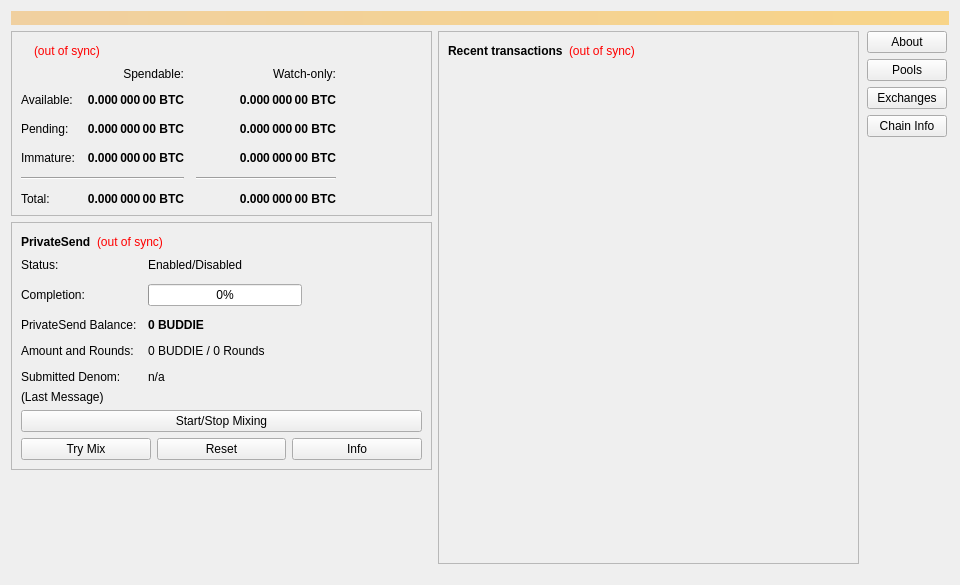
<?xml version="1.0" encoding="UTF-8"?>
<ui version="4.0">
 <class>OverviewPage</class>
 <widget class="QWidget" name="OverviewPage">
  <property name="geometry">
   <rect>
    <x>0</x>
    <y>0</y>
    <width>960</width>
    <height>585</height>
   </rect>
  </property>
  <property name="minimumSize">
   <size>
    <width>960</width>
    <height>0</height>
   </size>
  </property>
  <property name="windowTitle">
   <string>Form</string>
  </property>
  <layout class="QVBoxLayout" name="topLayout">
   <item>
    <widget class="QLabel" name="labelAlerts">
     <property name="visible">
      <bool>false</bool>
     </property>
     <property name="styleSheet">
      <string notr="true">QLabel { background-color: qlineargradient(x1: 0, y1: 0, x2: 1, y2: 0, stop:0 #F0D0A0, stop:1 #F8D488); color:#000000; }</string>
     </property>
     <property name="wordWrap">
      <bool>true</bool>
     </property>
     <property name="margin">
      <number>3</number>
     </property>
     <property name="textInteractionFlags">
      <set>Qt::TextSelectableByMouse</set>
     </property>
    </widget>
   </item>
   <item>
    <layout class="QHBoxLayout" name="horizontalLayout" stretch="1,1,0">
     <item>
      <layout class="QVBoxLayout" name="verticalLayout_2">
       <item>
        <widget class="QFrame" name="frame">
         <property name="frameShape">
          <enum>QFrame::StyledPanel</enum>
         </property>
         <property name="frameShadow">
          <enum>QFrame::Raised</enum>
         </property>
         <layout class="QVBoxLayout" name="verticalLayout_4">
          <item>
           <layout class="QHBoxLayout" name="horizontalLayout_4">
            <item>
             <widget class="QLabel" name="label_5">
              <property name="font">
               <font>
                <weight>75</weight>
                <bold>true</bold>
               </font>
              </property>
              <property name="text">
               <string/>
              </property>
             </widget>
            </item>
            <item>
             <widget class="QLabel" name="labelWalletStatus">
              <property name="toolTip">
               <string>The displayed information may be out of date. Your wallet automatically synchronizes with the Buddie network after a connection is established, but this process has not completed yet.</string>
              </property>
              <property name="styleSheet">
               <string notr="true">QLabel { color: red; }</string>
              </property>
              <property name="text">
               <string notr="true">(out of sync)</string>
              </property>
              <property name="alignment">
               <set>Qt::AlignLeading|Qt::AlignLeft|Qt::AlignVCenter</set>
              </property>
             </widget>
            </item>
            <item>
             <spacer name="horizontalSpacer_3">
              <property name="orientation">
               <enum>Qt::Horizontal</enum>
              </property>
              <property name="sizeHint" stdset="0">
               <size>
                <width>40</width>
                <height>20</height>
               </size>
              </property>
             </spacer>
            </item>
           </layout>
          </item>
          <item>
           <layout class="QGridLayout" name="gridLayout">
            <property name="spacing">
             <number>12</number>
            </property>
            <item row="2" column="2">
             <widget class="QLabel" name="labelWatchPending">
              <property name="font">
               <font>
                <weight>75</weight>
                <bold>true</bold>
               </font>
              </property>
              <property name="cursor">
               <cursorShape>IBeamCursor</cursorShape>
              </property>
              <property name="toolTip">
               <string>Unconfirmed transactions to watch-only addresses</string>
              </property>
              <property name="text">
               <string notr="true">0.000 000 00 BTC</string>
              </property>
              <property name="alignment">
               <set>Qt::AlignRight|Qt::AlignTrailing|Qt::AlignVCenter</set>
              </property>
              <property name="textInteractionFlags">
               <set>Qt::LinksAccessibleByMouse|Qt::TextSelectableByKeyboard|Qt::TextSelectableByMouse</set>
              </property>
             </widget>
            </item>
            <item row="2" column="1">
             <widget class="QLabel" name="labelUnconfirmed">
              <property name="font">
               <font>
                <weight>75</weight>
                <bold>true</bold>
               </font>
              </property>
              <property name="cursor">
               <cursorShape>IBeamCursor</cursorShape>
              </property>
              <property name="toolTip">
               <string>Total of transactions that have yet to be confirmed, and do not yet count toward the spendable balance</string>
              </property>
              <property name="text">
               <string notr="true">0.000 000 00 BTC</string>
              </property>
              <property name="alignment">
               <set>Qt::AlignRight|Qt::AlignTrailing|Qt::AlignVCenter</set>
              </property>
              <property name="textInteractionFlags">
               <set>Qt::LinksAccessibleByMouse|Qt::TextSelectableByKeyboard|Qt::TextSelectableByMouse</set>
              </property>
             </widget>
            </item>
            <item row="3" column="2">
             <widget class="QLabel" name="labelWatchImmature">
              <property name="font">
               <font>
                <weight>75</weight>
                <bold>true</bold>
               </font>
              </property>
              <property name="cursor">
               <cursorShape>IBeamCursor</cursorShape>
              </property>
              <property name="toolTip">
               <string>Mined balance in watch-only addresses that has not yet matured</string>
              </property>
              <property name="text">
               <string notr="true">0.000 000 00 BTC</string>
              </property>
              <property name="alignment">
               <set>Qt::AlignRight|Qt::AlignTrailing|Qt::AlignVCenter</set>
              </property>
              <property name="textInteractionFlags">
               <set>Qt::LinksAccessibleByMouse|Qt::TextSelectableByKeyboard|Qt::TextSelectableByMouse</set>
              </property>
             </widget>
            </item>
            <item row="4" column="0" colspan="2">
             <widget class="Line" name="lineSpendableBalance">
              <property name="orientation">
               <enum>Qt::Horizontal</enum>
              </property>
             </widget>
            </item>
            <item row="4" column="2">
             <widget class="Line" name="lineWatchBalance">
              <property name="sizePolicy">
               <sizepolicy hsizetype="Preferred" vsizetype="Fixed">
                <horstretch>0</horstretch>
                <verstretch>0</verstretch>
               </sizepolicy>
              </property>
              <property name="minimumSize">
               <size>
                <width>140</width>
                <height>0</height>
               </size>
              </property>
              <property name="orientation">
               <enum>Qt::Horizontal</enum>
              </property>
             </widget>
            </item>
            <item row="5" column="0">
             <widget class="QLabel" name="labelTotalText">
              <property name="text">
               <string>Total:</string>
              </property>
             </widget>
            </item>
            <item row="3" column="1">
             <widget class="QLabel" name="labelImmature">
              <property name="font">
               <font>
                <weight>75</weight>
                <bold>true</bold>
               </font>
              </property>
              <property name="cursor">
               <cursorShape>IBeamCursor</cursorShape>
              </property>
              <property name="toolTip">
               <string>Mined balance that has not yet matured</string>
              </property>
              <property name="text">
               <string notr="true">0.000 000 00 BTC</string>
              </property>
              <property name="alignment">
               <set>Qt::AlignRight|Qt::AlignTrailing|Qt::AlignVCenter</set>
              </property>
              <property name="textInteractionFlags">
               <set>Qt::LinksAccessibleByMouse|Qt::TextSelectableByKeyboard|Qt::TextSelectableByMouse</set>
              </property>
             </widget>
            </item>
            <item row="2" column="3">
             <spacer name="horizontalSpacer_2">
              <property name="orientation">
               <enum>Qt::Horizontal</enum>
              </property>
              <property name="sizeHint" stdset="0">
               <size>
                <width>40</width>
                <height>20</height>
               </size>
              </property>
             </spacer>
            </item>
            <item row="3" column="0">
             <widget class="QLabel" name="labelImmatureText">
              <property name="text">
               <string>Immature:</string>
              </property>
             </widget>
            </item>
            <item row="5" column="1">
             <widget class="QLabel" name="labelTotal">
              <property name="font">
               <font>
                <weight>75</weight>
                <bold>true</bold>
               </font>
              </property>
              <property name="cursor">
               <cursorShape>IBeamCursor</cursorShape>
              </property>
              <property name="toolTip">
               <string>Your current total balance</string>
              </property>
              <property name="text">
               <string notr="true">0.000 000 00 BTC</string>
              </property>
              <property name="alignment">
               <set>Qt::AlignRight|Qt::AlignTrailing|Qt::AlignVCenter</set>
              </property>
              <property name="textInteractionFlags">
               <set>Qt::LinksAccessibleByMouse|Qt::TextSelectableByKeyboard|Qt::TextSelectableByMouse</set>
              </property>
             </widget>
            </item>
            <item row="5" column="2">
             <widget class="QLabel" name="labelWatchTotal">
              <property name="font">
               <font>
                <weight>75</weight>
                <bold>true</bold>
               </font>
              </property>
              <property name="cursor">
               <cursorShape>IBeamCursor</cursorShape>
              </property>
              <property name="toolTip">
               <string>Current total balance in watch-only addresses</string>
              </property>
              <property name="text">
               <string notr="true">0.000 000 00 BTC</string>
              </property>
              <property name="alignment">
               <set>Qt::AlignRight|Qt::AlignTrailing|Qt::AlignVCenter</set>
              </property>
              <property name="textInteractionFlags">
               <set>Qt::LinksAccessibleByMouse|Qt::TextSelectableByKeyboard|Qt::TextSelectableByMouse</set>
              </property>
             </widget>
            </item>
            <item row="0" column="2">
             <widget class="QLabel" name="labelWatchonly">
              <property name="text">
               <string>Watch-only:</string>
              </property>
              <property name="alignment">
               <set>Qt::AlignRight|Qt::AlignTrailing|Qt::AlignVCenter</set>
              </property>
             </widget>
            </item>
            <item row="1" column="0">
             <widget class="QLabel" name="labelBalanceText">
              <property name="text">
               <string>Available:</string>
              </property>
             </widget>
            </item>
            <item row="1" column="1">
             <widget class="QLabel" name="labelBalance">
              <property name="font">
               <font>
                <weight>75</weight>
                <bold>true</bold>
               </font>
              </property>
              <property name="cursor">
               <cursorShape>IBeamCursor</cursorShape>
              </property>
              <property name="toolTip">
               <string>Your current spendable balance</string>
              </property>
              <property name="text">
               <string notr="true">0.000 000 00 BTC</string>
              </property>
              <property name="alignment">
               <set>Qt::AlignRight|Qt::AlignTrailing|Qt::AlignVCenter</set>
              </property>
              <property name="textInteractionFlags">
               <set>Qt::LinksAccessibleByMouse|Qt::TextSelectableByKeyboard|Qt::TextSelectableByMouse</set>
              </property>
             </widget>
            </item>
            <item row="1" column="2">
             <widget class="QLabel" name="labelWatchAvailable">
              <property name="font">
               <font>
                <weight>75</weight>
                <bold>true</bold>
               </font>
              </property>
              <property name="cursor">
               <cursorShape>IBeamCursor</cursorShape>
              </property>
              <property name="toolTip">
               <string>Your current balance in watch-only addresses</string>
              </property>
              <property name="text">
               <string notr="true">0.000 000 00 BTC</string>
              </property>
              <property name="alignment">
               <set>Qt::AlignRight|Qt::AlignTrailing|Qt::AlignVCenter</set>
              </property>
              <property name="textInteractionFlags">
               <set>Qt::LinksAccessibleByMouse|Qt::TextSelectableByKeyboard|Qt::TextSelectableByMouse</set>
              </property>
             </widget>
            </item>
            <item row="2" column="0">
             <widget class="QLabel" name="labelPendingText">
              <property name="text">
               <string>Pending:</string>
              </property>
             </widget>
            </item>
            <item row="0" column="1">
             <widget class="QLabel" name="labelSpendable">
              <property name="text">
               <string>Spendable:</string>
              </property>
              <property name="alignment">
               <set>Qt::AlignRight|Qt::AlignTrailing|Qt::AlignVCenter</set>
              </property>
             </widget>
            </item>
           </layout>
          </item>
         </layout>
        </widget>
       </item>
       <item>
        <widget class="QFrame" name="framePrivateSend">
         <property name="layoutDirection">
          <enum>Qt::LeftToRight</enum>
         </property>
         <property name="frameShape">
          <enum>QFrame::StyledPanel</enum>
         </property>
         <property name="frameShadow">
          <enum>QFrame::Raised</enum>
         </property>
         <layout class="QVBoxLayout" name="VerticalLayout_PS1">
          <item>
           <layout class="QHBoxLayout" name="horizontalLayout_5">
            <item>
             <widget class="QLabel" name="labelPrivateSendHeader">
              <property name="font">
               <font>
                <weight>75</weight>
                <bold>true</bold>
               </font>
              </property>
              <property name="text">
               <string>PrivateSend</string>
              </property>
             </widget>
            </item>
            <item>
             <widget class="QLabel" name="labelPrivateSendSyncStatus">
              <property name="toolTip">
               <string>The displayed information may be out of date. Your wallet automatically synchronizes with the Buddie network after a connection is established, but this process has not completed yet.</string>
              </property>
              <property name="styleSheet">
               <string notr="true">QLabel { color: red; }</string>
              </property>
              <property name="text">
               <string notr="true">(out of sync)</string>
              </property>
              <property name="alignment">
               <set>Qt::AlignLeading|Qt::AlignLeft|Qt::AlignVCenter</set>
              </property>
             </widget>
            </item>
            <item>
             <spacer name="horizontalSpacer_4">
              <property name="orientation">
               <enum>Qt::Horizontal</enum>
              </property>
              <property name="sizeHint" stdset="0">
               <size>
                <width>40</width>
                <height>20</height>
               </size>
              </property>
             </spacer>
            </item>
           </layout>
          </item>
          <item>
           <layout class="QFormLayout" name="privateSendFormLayout">
            <property name="fieldGrowthPolicy">
             <enum>QFormLayout::AllNonFixedFieldsGrow</enum>
            </property>
            <property name="horizontalSpacing">
             <number>11</number>
            </property>
            <property name="verticalSpacing">
             <number>12</number>
            </property>
            <item row="0" column="0">
             <widget class="QLabel" name="labelPrivateSendEnabledText">
              <property name="text">
               <string>Status:</string>
              </property>
             </widget>
            </item>
            <item row="0" column="1">
             <widget class="QLabel" name="labelPrivateSendEnabled">
              <property name="text">
               <string>Enabled/Disabled</string>
              </property>
             </widget>
            </item>
            <item row="1" column="0">
             <widget class="QLabel" name="labelCompletitionText">
              <property name="text">
               <string>Completion:</string>
              </property>
             </widget>
            </item>
            <item row="1" column="1">
             <widget class="QProgressBar" name="privateSendProgress">
              <property name="maximumSize">
               <size>
                <width>154</width>
                <height>16777215</height>
               </size>
              </property>
              <property name="value">
               <number>0</number>
              </property>
             </widget>
            </item>
            <item row="2" column="0">
             <widget class="QLabel" name="labelAnonymizedText">
              <property name="text">
               <string>PrivateSend Balance:</string>
              </property>
             </widget>
            </item>
            <item row="2" column="1">
             <widget class="QLabel" name="labelAnonymized">
              <property name="font">
               <font>
                <weight>75</weight>
                <bold>true</bold>
               </font>
              </property>
              <property name="text">
               <string notr="true">0 BUDDIE</string>
              </property>
             </widget>
            </item>
            <item row="3" column="0">
             <widget class="QLabel" name="labelAmountAndRoundsText">
              <property name="text">
               <string>Amount and Rounds:</string>
              </property>
             </widget>
            </item>
            <item row="3" column="1">
             <widget class="QLabel" name="labelAmountRounds">
              <property name="text">
               <string>0 BUDDIE / 0 Rounds</string>
              </property>
             </widget>
            </item>
            <item row="4" column="0">
             <widget class="QLabel" name="labelSubmittedDenomText">
              <property name="text">
               <string>Submitted Denom:</string>
              </property>
             </widget>
            </item>
            <item row="4" column="1">
             <widget class="QLabel" name="labelSubmittedDenom">
              <property name="toolTip">
               <string>The denominations you submitted to the Masternode.&lt;br&gt;To mix, other users must submit the exact same denominations.</string>
              </property>
              <property name="text">
               <string>n/a</string>
              </property>
             </widget>
            </item>
           </layout>
          </item>
          <item>
           <layout class="QVBoxLayout" name="VerticalLayout_PS">
            <item>
             <widget class="QLabel" name="labelPrivateSendLastMessage">
              <property name="text">
               <string>(Last Message)</string>
              </property>
              <property name="alignment">
               <set>Qt::AlignLeading|Qt::AlignLeft|Qt::AlignTop</set>
              </property>
              <property name="wordWrap">
               <bool>true</bool>
              </property>
             </widget>
            </item>
            <item>
             <widget class="QPushButton" name="togglePrivateSend">
              <property name="sizePolicy">
               <sizepolicy hsizetype="MinimumExpanding" vsizetype="Fixed">
                <horstretch>0</horstretch>
                <verstretch>0</verstretch>
               </sizepolicy>
              </property>
              <property name="text">
               <string>Start/Stop Mixing</string>
              </property>
             </widget>
            </item>
            <item>
             <layout class="QHBoxLayout" name="horizontalLayout_debugbuttons">
              <item>
               <widget class="QPushButton" name="privateSendAuto">
                <property name="sizePolicy">
                 <sizepolicy hsizetype="MinimumExpanding" vsizetype="Fixed">
                  <horstretch>0</horstretch>
                  <verstretch>0</verstretch>
                 </sizepolicy>
                </property>
                <property name="toolTip">
                 <string>Try to manually submit a PrivateSend request.</string>
                </property>
                <property name="text">
                 <string>Try Mix</string>
                </property>
               </widget>
              </item>
              <item>
               <widget class="QPushButton" name="privateSendReset">
                <property name="sizePolicy">
                 <sizepolicy hsizetype="MinimumExpanding" vsizetype="Fixed">
                  <horstretch>0</horstretch>
                  <verstretch>0</verstretch>
                 </sizepolicy>
                </property>
                <property name="toolTip">
                 <string>Reset the current status of PrivateSend (can interrupt PrivateSend if it's in the process of Mixing, which can cost you money!)</string>
                </property>
                <property name="autoFillBackground">
                 <bool>false</bool>
                </property>
                <property name="text">
                 <string>Reset</string>
                </property>
               </widget>
              </item>
              <item>
               <widget class="QPushButton" name="privateSendInfo">
                <property name="sizePolicy">
                 <sizepolicy hsizetype="MinimumExpanding" vsizetype="Fixed">
                  <horstretch>0</horstretch>
                  <verstretch>0</verstretch>
                 </sizepolicy>
                </property>
                <property name="toolTip">
                 <string>Information about PrivateSend and Mixing</string>
                </property>
                <property name="text">
                 <string>Info</string>
                </property>
               </widget>
              </item>
             </layout>
            </item>
           </layout>
          </item>
         </layout>
        </widget>
       </item>
       <item>
        <spacer name="verticalSpacer">
         <property name="orientation">
          <enum>Qt::Vertical</enum>
         </property>
         <property name="sizeHint" stdset="0">
          <size>
           <width>20</width>
           <height>40</height>
          </size>
         </property>
        </spacer>
       </item>
      </layout>
     </item>
     <item>
      <layout class="QVBoxLayout" name="verticalLayout_3">
       <item>
        <widget class="QFrame" name="frame_2">
         <property name="frameShape">
          <enum>QFrame::StyledPanel</enum>
         </property>
         <property name="frameShadow">
          <enum>QFrame::Raised</enum>
         </property>
         <layout class="QVBoxLayout" name="verticalLayout">
          <item>
           <layout class="QHBoxLayout" name="horizontalLayout_2">
            <item>
             <widget class="QLabel" name="label_4">
              <property name="font">
               <font>
                <weight>75</weight>
                <bold>true</bold>
               </font>
              </property>
              <property name="text">
               <string>Recent transactions</string>
              </property>
             </widget>
            </item>
            <item>
             <widget class="QLabel" name="labelTransactionsStatus">
              <property name="toolTip">
               <string>The displayed information may be out of date. Your wallet automatically synchronizes with the Buddie network after a connection is established, but this process has not completed yet.</string>
              </property>
              <property name="styleSheet">
               <string notr="true">QLabel { color: red; }</string>
              </property>
              <property name="text">
               <string notr="true">(out of sync)</string>
              </property>
              <property name="alignment">
               <set>Qt::AlignLeading|Qt::AlignLeft|Qt::AlignVCenter</set>
              </property>
             </widget>
            </item>
            <item>
             <spacer name="horizontalSpacer">
              <property name="orientation">
               <enum>Qt::Horizontal</enum>
              </property>
              <property name="sizeHint" stdset="0">
               <size>
                <width>40</width>
                <height>20</height>
               </size>
              </property>
             </spacer>
            </item>
           </layout>
          </item>
          <item>
           <widget class="QListView" name="listTransactions">
            <property name="styleSheet">
             <string notr="true">QListView { background: transparent; }</string>
            </property>
            <property name="frameShape">
             <enum>QFrame::NoFrame</enum>
            </property>
            <property name="verticalScrollBarPolicy">
             <enum>Qt::ScrollBarAlwaysOff</enum>
            </property>
            <property name="horizontalScrollBarPolicy">
             <enum>Qt::ScrollBarAlwaysOff</enum>
            </property>
            <property name="selectionMode">
             <enum>QAbstractItemView::NoSelection</enum>
            </property>
           </widget>
          </item>
          <item>
           <spacer name="verticalSpacer_2">
            <property name="orientation">
             <enum>Qt::Vertical</enum>
            </property>
            <property name="sizeHint" stdset="0">
             <size>
              <width>20</width>
              <height>40</height>
             </size>
            </property>
           </spacer>
          </item>
         </layout>
        </widget>
       </item>
       <item>
        <layout class="QHBoxLayout" name="horizontalLayout_3">
         <property name="topMargin">
          <number>5</number>
         </property>
         <property name="bottomMargin">
          <number>5</number>
         </property>
        </layout>
       </item>
      </layout>
     </item>
     <item>
      <layout class="QVBoxLayout" name="verticalLayout_5">
       <property name="spacing">
        <number>6</number>
       </property>
       <property name="leftMargin">
        <number>2</number>
       </property>
       <property name="rightMargin">
        <number>2</number>
       </property>
       <item>
        <widget class="QPushButton" name="btninfoabout">
         <property name="toolTip">
          <string>&lt;html&gt;&lt;head/&gt;&lt;body&gt;&lt;p align=&quot;center&quot;&gt;&lt;br/&gt;&lt;/p&gt;&lt;p align=&quot;center&quot;&gt;&lt;img src=&quot;:/icons/crownium/tx_inout&quot;/&gt;&lt;/p&gt;&lt;p align=&quot;center&quot;&gt;&lt;span style=&quot; font-size:9pt;&quot;&gt;Buddie Coin was created to help restore the balance to&lt;br/&gt;ecosystems around the world that reptiles and amphibians&lt;br/&gt;call home. As a future 501c3 non-profit charitable&lt;br/&gt;organization, Buddie Coin leverages the power of&lt;br/&gt;blockchain, cryptocurrency and masternodes to help&lt;br/&gt;generate the funding these habitats desperately need. &lt;br/&gt;&lt;br/&gt;Buddie Coin will be accepted by animal rescues to fund the&lt;br/&gt;medical care and adoption fees required to give our buddie&lt;br/&gt;based friends new homes and a chance! We are are a&lt;br/&gt;small team taking a steady pace to build the right network&lt;br/&gt;and partners to slowly but surely chip away of the&lt;br/&gt;overwhelming cost and effort associated with ecosystem&lt;br/&gt;homeostasis.&lt;/span&gt;&lt;/p&gt;&lt;/body&gt;&lt;/html&gt;</string>
         </property>
         <property name="text">
          <string>About</string>
         </property>
        </widget>
       </item>
       <item>
        <widget class="QPushButton" name="btninfopools">
         <property name="toolTip">
          <string>&lt;html&gt;&lt;head/&gt;&lt;body&gt;&lt;p align=&quot;center&quot;&gt;&lt;br/&gt;&lt;img src=&quot;:/icons/trad/tx_mined&quot; width=&quot;48&quot; height=&quot;48&quot;/&gt;&lt;/p&gt;&lt;p align=&quot;center&quot;&gt;&lt;span style=&quot; font-size:10pt; font-weight:600;&quot;&gt;Official Buddie Pool: &lt;/span&gt;&lt;span style=&quot; font-size:10pt;&quot;&gt;https://pool.buddiecoin.tech:8080&lt;/span&gt;&lt;span style=&quot; font-size:10pt;&quot;&gt;&lt;br/&gt;&lt;/span&gt;&lt;span style=&quot; font-size:10pt; font-weight:600;&quot;&gt;GPUHot:&lt;/span&gt;&lt;span style=&quot; font-size:10pt;&quot;&gt; https://gpuhot.com/ &lt;br/&gt;&lt;/span&gt;&lt;span style=&quot; font-size:10pt; font-weight:600;&quot;&gt;Zwembad:&lt;/span&gt;&lt;span style=&quot; font-size:10pt;&quot;&gt; http://zwembad.zapto.org/ &lt;br/&gt;&lt;/span&gt;&lt;span style=&quot; font-size:10pt; font-weight:600;&quot;&gt;RPlant:&lt;/span&gt;&lt;span style=&quot; font-size:10pt;&quot;&gt; https://pool.rplant.xyz/ &lt;br/&gt;&lt;/span&gt;&lt;span style=&quot; font-size:10pt; font-weight:600;&quot;&gt;Miner World:&lt;/span&gt;&lt;span style=&quot; font-size:10pt;&quot;&gt; https://miner-world.com &lt;br/&gt;&lt;/span&gt;&lt;span style=&quot; font-size:10pt; font-weight:600;&quot;&gt;Block Miner:&lt;/span&gt;&lt;span style=&quot; font-size:10pt;&quot;&gt; http://blockminer.me &lt;/span&gt;&lt;/p&gt;&lt;p&gt;&lt;br/&gt;&lt;/p&gt;&lt;/body&gt;&lt;/html&gt;</string>
         </property>
         <property name="text">
          <string>Pools</string>
         </property>
        </widget>
       </item>
       <item>
        <widget class="QPushButton" name="btninfoexchanges">
         <property name="toolTip">
          <string>&lt;html&gt;&lt;head/&gt;&lt;body&gt;&lt;p align=&quot;center&quot;&gt;&lt;img src=&quot;:/icons/drkblue/tx_output&quot;/&gt;&lt;/p&gt;&lt;p align=&quot;center&quot;&gt;&lt;span style=&quot; font-size:10pt; font-weight:600;&quot;&gt;Altmarkets:&lt;/span&gt;&lt;span style=&quot; font-size:10pt;&quot;&gt; https://altmarkets.io &lt;br/&gt;&lt;/span&gt;&lt;span style=&quot; font-size:10pt; font-weight:600;&quot;&gt;Ex4ange:&lt;/span&gt;&lt;span style=&quot; font-size:10pt;&quot;&gt; https://ex4ange.org &lt;br/&gt;&lt;/span&gt;&lt;span style=&quot; font-size:10pt; font-weight:600;&quot;&gt;Zeon Exchange:&lt;/span&gt;&lt;span style=&quot; font-size:10pt;&quot;&gt; https://exchange.zeonhexalgo.fun &lt;/span&gt;&lt;/p&gt;&lt;/body&gt;&lt;/html&gt;</string>
         </property>
         <property name="text">
          <string>Exchanges</string>
         </property>
        </widget>
       </item>
       <item>
        <widget class="QPushButton" name="btninfochain">
         <property name="toolTip">
          <string>&lt;html&gt;&lt;head/&gt;&lt;body&gt;&lt;p align=&quot;center&quot;&gt;&lt;img src=&quot;:/icons/drkblue/about&quot;/&gt;&lt;/p&gt;&lt;p align=&quot;center&quot;&gt;&lt;span style=&quot; font-size:10pt; font-weight:600;&quot;&gt;Type:&lt;/span&gt;&lt;span style=&quot; font-size:10pt;&quot;&gt; POW/Masternodes &lt;br/&gt;&lt;/span&gt;&lt;span style=&quot; font-size:10pt; font-weight:600;&quot;&gt;Algo:&lt;/span&gt;&lt;span style=&quot; font-size:10pt;&quot;&gt; YesPower &lt;br/&gt;&lt;/span&gt;&lt;span style=&quot; font-size:10pt; font-weight:600;&quot;&gt;Block Time:&lt;/span&gt;&lt;span style=&quot; font-size:10pt;&quot;&gt; 110 Seconds &lt;br/&gt;&lt;/span&gt;&lt;span style=&quot; font-size:10pt; font-weight:600;&quot;&gt;Block Size:&lt;/span&gt;&lt;span style=&quot; font-size:10pt;&quot;&gt; 1mb &lt;br/&gt;&lt;/span&gt;&lt;span style=&quot; font-size:10pt; font-weight:600;&quot;&gt;Max Supply:&lt;/span&gt;&lt;span style=&quot; font-size:10pt;&quot;&gt; 40 mil &lt;br/&gt;&lt;/span&gt;&lt;span style=&quot; font-size:10pt; font-weight:600;&quot;&gt;Transaction Maturity:&lt;/span&gt;&lt;span style=&quot; font-size:10pt;&quot;&gt; 6 Confirmation &lt;br/&gt;&lt;/span&gt;&lt;span style=&quot; font-size:10pt; font-weight:600;&quot;&gt;Mined Block Maturity:&lt;/span&gt;&lt;span style=&quot; font-size:10pt;&quot;&gt; 101 confirmations &lt;br/&gt;&lt;/span&gt;&lt;span style=&quot; font-size:10pt; font-weight:600;&quot;&gt;Masternode Collateral:&lt;/span&gt;&lt;span style=&quot; font-size:10pt;&quot;&gt; 20,000 BUDDIE &lt;/span&gt;&lt;/p&gt;&lt;/body&gt;&lt;/html&gt;</string>
         </property>
         <property name="text">
          <string>Chain Info</string>
         </property>
        </widget>
       </item>
       <item>
        <spacer name="verticalSpacer_4">
         <property name="orientation">
          <enum>Qt::Vertical</enum>
         </property>
         <property name="sizeHint" stdset="0">
          <size>
           <width>20</width>
           <height>40</height>
          </size>
         </property>
        </spacer>
       </item>
      </layout>
     </item>
    </layout>
   </item>
  </layout>
 </widget>
 <resources>
  <include location="../buddie.qrc"/>
 </resources>
 <connections/>
</ui>
